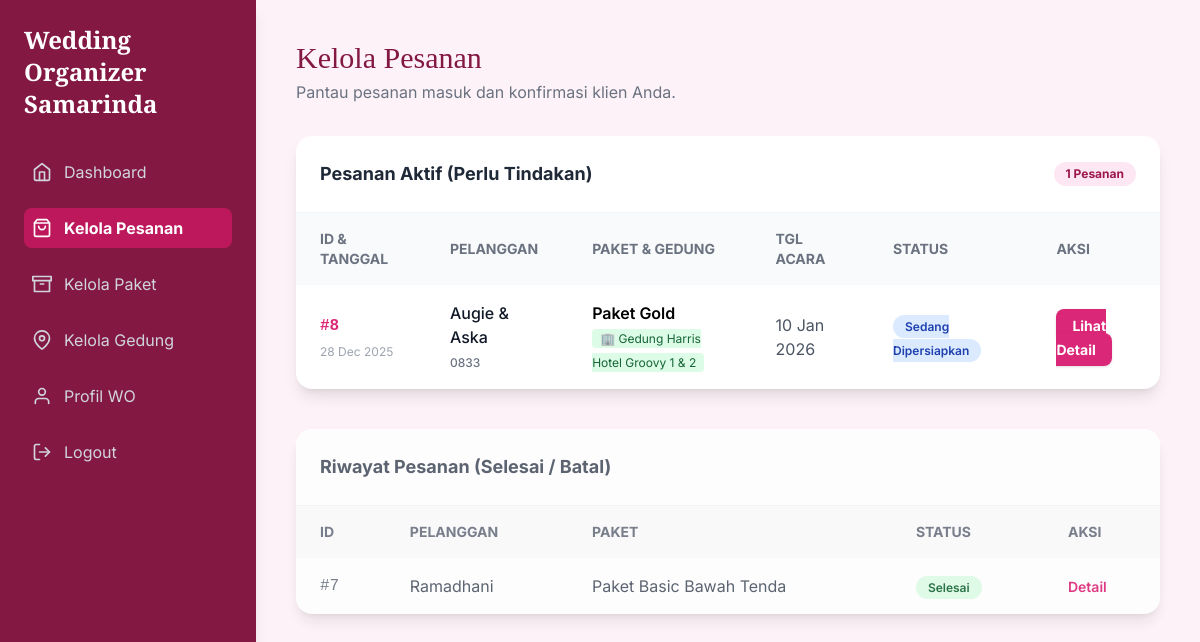
/organizer/kelola-pesanan/ (signed in), run on an earlier commit of the app's database.
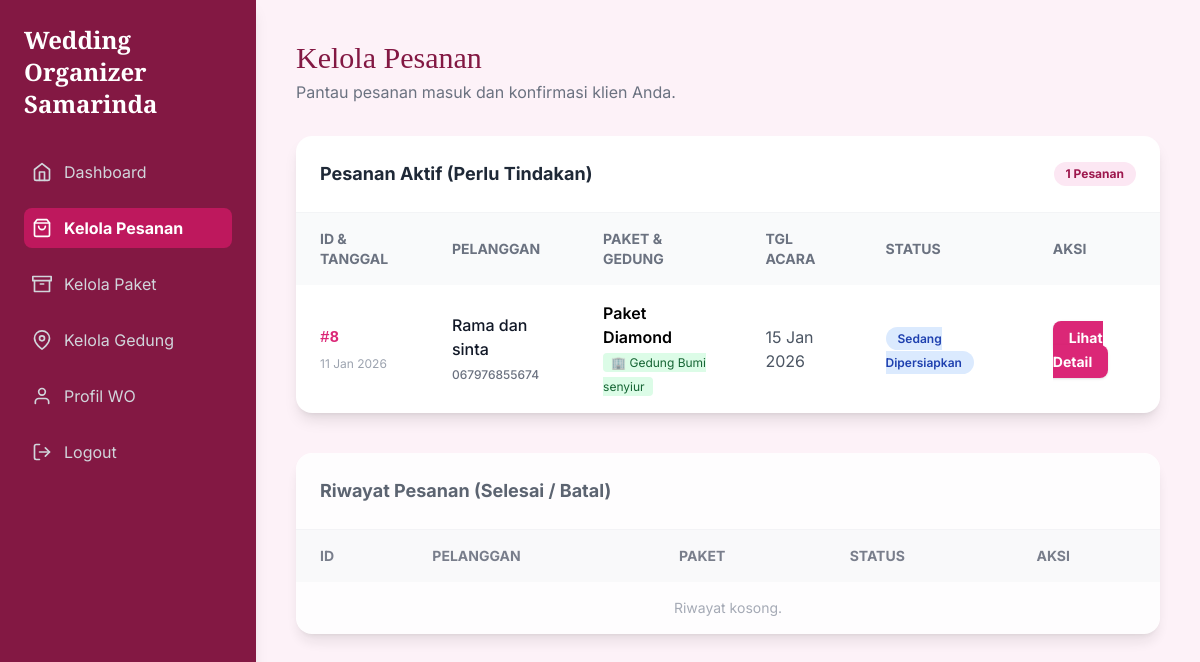
And on a later commit of the database.
### organizer/models.py (models this page shows, shortened)
class Pesanan(models.Model):
    STATUS_CHOICES = (
        ('menunggu', 'Menunggu Konfirmasi'),
        ('dikonfirmasi', 'Dikonfirmasi'),
        ('disiapkan', 'Sedang Disiapkan'),
        ('selesai', 'Selesai'),
        ('dibatalkan', 'Dibatalkan'),
    )
    PAYMENT_STATUS_CHOICES = (
        ('belum_bayar', 'Belum Dibayar'),
        ('lunas', 'Lunas'),
    )
    paket = models.ForeignKey('Paket', on_delete=models.CASCADE)
    customer = models.ForeignKey(settings.AUTH_USER_MODEL, on_delete=models.CASCADE)
    gedung_dipilih = models.ForeignKey('Gedung', on_delete=models.SET_NULL, null=True, blank=True, related_name='pesanan_gedung')
    tgl_acara = models.DateField()
    status = models.CharField(max_length=20, choices=STATUS_CHOICES, default='menunggu')
    tgl_pesan = models.DateTimeField(auto_now_add=True)
    nama_pasangan = models.CharField(max_length=200, null=True)
    telepon = models.CharField(max_length=20, null=True)
    lokasi_acara = models.CharField(max_length=255, null=True, help_text="Diisi manual jika paket Tanpa Gedung")
    jumlah_tamu = models.IntegerField(null=True)
    catatan = models.TextField(blank=True, null=True)
    status_pembayaran = models.CharField(max_length=20, choices=PAYMENT_STATUS_CHOICES, default='belum_bayar')
    catatan_pembatalan = models.TextField(blank=True, null=True)
    tgl_fitting = models.DateTimeField(null=True, blank=True, help_text="Jadwal fitting baju pengantin")
    tgl_survey = models.DateTimeField(null=True, blank=True, help_text="Jadwal survey lokasi/gedung")

class Paket(models.Model):
    KATEGORI_PAKET_CHOICES = [
        ('non_gedung', '❌ Tanpa Gedung / Venue Bebas'),
        ('S', '🏢 Gedung Small (S)'),
        ('M', '🏢 Gedung Medium (M)'),
        ('L', '🏢 Gedung Large (L)'),
    ]
    wo = models.ForeignKey(settings.AUTH_USER_MODEL, on_delete=models.CASCADE, related_name='paket_wo')
    nama_paket = models.CharField(max_length=100)
    harga = models.DecimalField(max_digits=12, decimal_places=2)
    deskripsi = models.TextField()
    foto = models.ImageField(upload_to='paket_fotos/', null=True, blank=True)
    is_active = models.BooleanField(default=True)
    kategori_gedung = models.CharField(
        max_length=20,
        choices=KATEGORI_PAKET_CHOICES,
        default='non_gedung',
        help_text="Tentukan apakah paket ini termasuk fasilitas gedung, dan kategori apa."
    )
    created_at = models.DateTimeField(default=timezone.now)

class Gedung(models.Model):
    KATEGORI_CHOICES = [
        ('S', 'S (Small)'),
        ('M', 'M (Medium)'),
        ('L', 'L (Large)'),
    ]
    wo = models.ForeignKey(
        settings.AUTH_USER_MODEL,
        on_delete=models.SET_NULL,
        null=True,
        blank=True,
        related_name='gedung_wo'
    )
    nama_gedung = models.CharField(max_length=100)
    lokasi = models.CharField(max_length=255)
    kapasitas = models.CharField(max_length=100)
    harga_sewa = models.DecimalField(max_digits=12, decimal_places=2)
    foto_gedung = models.ImageField(upload_to='gedung_photos/', null=True, blank=True)
    deskripsi = models.TextField(null=True, blank=True)
    kategori = models.CharField(max_length=1, choices=KATEGORI_CHOICES, default='M')
    fasilitas = models.TextField(null=True, blank=True)
    is_active = models.BooleanField(default=True, verbose_name="Status Aktif")
    created_at = models.DateTimeField(default=timezone.now)

### organizer/views.py (the view)
# urls.py: path('kelola-pesanan/', views.kelola_pesanan_view, name='kelola_pesanan'),
@login_required
def kelola_pesanan_view(request):
    if not hasattr(request.user, 'profil') or request.user.profil.role != 'wo': return redirect('index')
    semua_pesanan = Pesanan.objects.filter(paket__wo=request.user).order_by('-tgl_pesan')
    pesanan_aktif = semua_pesanan.filter(status__in=['menunggu', 'dikonfirmasi', 'disiapkan'])
    riwayat_pesanan = semua_pesanan.filter(status__in=['selesai', 'dibatalkan'])
    return render(request, 'organizer/kelola_pesanan.html', {'pesanan_aktif': pesanan_aktif, 'riwayat_pesanan': riwayat_pesanan, 'page_title': 'Kelola Pesanan'})

### organizer/templates/organizer/kelola_pesanan.html (shortened to what this page needs)
<!DOCTYPE html>
<html lang="id">
<head>
    <script src="https://cdn.tailwindcss.com"></script>
</head>
<body class="min-h-screen">
    <div class="flex">
        <aside class="w-64 bg-primary-dark text-white p-6 hidden lg:block min-h-screen shadow-lg">
            <h1 class="text-2xl font-serif-display font-bold mb-8">Wedding Organizer Samarinda</h1>
            <nav>
                <ul class="space-y-4">
                    <li><a href="{% url 'dashboard_wo' %}" class="flex items-center p-2 text-gray-300 rounded-lg hover:bg-pink-800"><i data-feather="home" class="w-5 h-5 mr-3"></i>Dashboard</a></li>
                    <li><a href="{% url 'kelola_pesanan' %}" class="flex items-center p-2 bg-pink-700 font-bold rounded-lg"><i data-feather="shopping-bag" class="w-5 h-5 mr-3"></i>Kelola Pesanan</a></li>
                    <li><a href="{% url 'kelola_paket' %}" class="flex items-center p-2 text-gray-300 rounded-lg hover:bg-pink-800"><i data-feather="archive" class="w-5 h-5 mr-3"></i>Kelola Paket</a></li>
                    <li><a href="{% url 'kelola_gedung' %}" class="flex items-center p-2 text-gray-300 rounded-lg hover:bg-pink-800"><i data-feather="map-pin" class="w-5 h-5 mr-3"></i>Kelola Gedung</a></li>
                    <li><a href="#" class="flex items-center p-2 text-gray-300 rounded-lg hover:bg-pink-800"><i data-feather="user" class="w-5 h-5 mr-3"></i>Profil WO</a></li>
                    <li>
                        <form action="{% url 'logout' %}" method="post" class="w-full">
                            <button type="submit" class="flex items-center p-2 text-gray-300 rounded-lg hover:bg-pink-800 w-full">
                                <i data-feather="log-out" class="w-5 h-5 mr-3"></i>Logout
                            </button>
                        </form>
                    </li>
                 </ul>
            </nav>
        </aside>
        <main class="flex-1 p-6 md:p-10">
            <header class="mb-8">
                <h2 class="text-3xl font-serif-display text-primary-dark">{{ page_title }}</h2>
                <p class="text-gray-500 mt-1">Pantau pesanan masuk dan konfirmasi klien Anda.</p>
            </header>
            <div class="bg-white rounded-2xl shadow-lg mb-10 overflow-hidden">
                <div class="p-6 border-b border-gray-100 flex justify-between items-center">
                    <h3 class="text-lg font-bold text-gray-800">Pesanan Aktif (Perlu Tindakan)</h3>
                    <span class="bg-pink-100 text-pink-800 text-xs font-bold px-3 py-1 rounded-full">{{ pesanan_aktif.count }} Pesanan</span>
                </div>
                <div class="overflow-x-auto">
                    <table class="w-full text-left">
                        <thead class="bg-gray-50 text-gray-500 text-sm uppercase">
                            <tr>
                                <th class="px-6 py-4">ID & Tanggal</th>
                                <th class="px-6 py-4">Pelanggan</th>
                                <th class="px-6 py-4">Paket & Gedung</th>
                                <th class="px-6 py-4">Tgl Acara</th>
                                <th class="px-6 py-4">Status</th>
                                <th class="px-6 py-4">Aksi</th>
                            </tr>
                        </thead>
                        <tbody class="divide-y divide-gray-100">
                            {% for pesanan in pesanan_aktif %}
                            <tr class="hover:bg-pink-50 transition">
                                <td class="px-6 py-4">
                                    <span class="font-mono font-bold text-pink-600">#{{ pesanan.id }}</span><br>
                                    <span class="text-xs text-gray-400">{{ pesanan.tgl_pesan|date:"d M Y" }}</span>
                                </td>
                                <td class="px-6 py-4 font-medium text-gray-900">
                                    {{ pesanan.nama_pasangan }}<br>
                                    <span class="text-xs text-gray-500">{{ pesanan.telepon }}</span>
                                </td>
                                <td class="px-6 py-4">
                                    <span class="font-semibold">{{ pesanan.paket.nama_paket }}</span><br>
                                    {% if pesanan.gedung_dipilih %}
                                        <span class="text-xs bg-green-100 text-green-800 px-2 py-0.5 rounded">
                                            🏢 {{ pesanan.gedung_dipilih.nama_gedung }}
                                        </span>
                                    {% else %}
                                        <span class="text-xs bg-gray-100 text-gray-600 px-2 py-0.5 rounded">
                                            Tanpa Gedung
                                        </span>
                                    {% endif %}
                                </td>
                                <td class="px-6 py-4 text-gray-600">
                                    {{ pesanan.tgl_acara|date:"d M Y" }}
                                </td>
                                <td class="px-6 py-4">
                                    {% if pesanan.status == 'menunggu' %}
                                        <span class="status-badge bg-yellow-100 text-yellow-800">Menunggu Konfirmasi</span>
                                    {% else %}
                                        <span class="status-badge bg-blue-100 text-blue-800">Sedang Dipersiapkan</span>
                                    {% endif %}
                                </td>
                                <td class="px-6 py-4">
                                    <a href="{% url 'detail_pesanan' pesanan.id %}" class="text-white bg-pink-600 hover:bg-pink-700 px-4 py-2 rounded-lg text-sm font-bold shadow transition">
                                        Lihat Detail
                                    </a>
                                </td>
                            </tr>
                            {% endfor %}
                        </tbody>
                    </table>
                </div>
            </div>
            <div class="bg-white rounded-2xl shadow-lg overflow-hidden opacity-90">
                <div class="p-6 border-b border-gray-100">
                    <h3 class="text-lg font-bold text-gray-600">Riwayat Pesanan (Selesai / Batal)</h3>
                </div>
                <div class="overflow-x-auto">
                    <table class="w-full text-left">
                        <thead class="bg-gray-50 text-gray-500 text-sm uppercase">
                            <tr>
                                <th class="px-6 py-4">ID</th>
                                <th class="px-6 py-4">Pelanggan</th>
                                <th class="px-6 py-4">Paket</th>
                                <th class="px-6 py-4">Status</th>
                                <th class="px-6 py-4">Aksi</th>
                            </tr>
                        </thead>
                        <tbody class="divide-y divide-gray-100">
                            {% for pesanan in riwayat_pesanan %}
                            <tr>
                                <td class="px-6 py-4 font-mono text-gray-500">#{{ pesanan.id }}</td>
                                <td class="px-6 py-4 text-gray-600">{{ pesanan.nama_pasangan }}</td>
                                <td class="px-6 py-4 text-gray-600">{{ pesanan.paket.nama_paket }}</td>
                                <td class="px-6 py-4">
                                    {% if pesanan.status == 'selesai' %}
                                        <span class="status-badge bg-green-100 text-green-800">Selesai</span>
                                    {% else %}
                                        <span class="status-badge bg-red-100 text-red-800">Dibatalkan</span>
                                    {% endif %}
                                </td>
                                <td class="px-6 py-4">
                                    <a href="{% url 'detail_pesanan' pesanan.id %}" class="text-pink-600 hover:underline text-sm font-semibold">Detail</a>
                                </td>
                            </tr>
                            {% empty %}
                            <tr>
                                <td colspan="5" class="px-6 py-4 text-center text-gray-400 text-sm">Riwayat kosong.</td>
                            </tr>
                            {% endfor %}
                        </tbody>
                    </table>
                </div>
            </div>
        </main>
    </div>
</body>
</html>

### organizer/templates/organizer/kelola_pesanan.html (style rules this page uses)
body { font-family: 'Inter', sans-serif; background-color: #FDF2F8; }
.font-serif-display { font-family: 'Playfair Display', serif; }
.text-primary-dark { color: #831843; }
.bg-primary-dark { background-color: #831843; }
.status-badge { padding: 0.25rem 0.75rem; border-radius: 9999px; font-size: 0.75rem; font-weight: 600; }

What changed in the data, as far as the page shows it:
removed Pesanan: id "7", nama_pasangan "Ramadhani", paket.nama_paket "Paket Basic Bawah Tenda", status "Selesai", shown under "Riwayat Pesanan (Selesai / Batal)"
changed Pesanan id 8: tgl_pesan "28 Dec 2025" → "11 Jan 2026"; nama_pasangan "Augie & Aska" → "Rama dan sinta"; telepon "0833" → "067976855674"; paket.nama_paket "Paket Gold" → "Paket Diamond"; gedung_dipilih.nama_gedung "Gedung Harris Hotel Groovy 1 & 2" → "Gedung Bumi senyiur"; tgl_acara "10 Jan 2026" → "15 Jan 2026"
Also different on the page:
text now shown: "Riwayat kosong."
